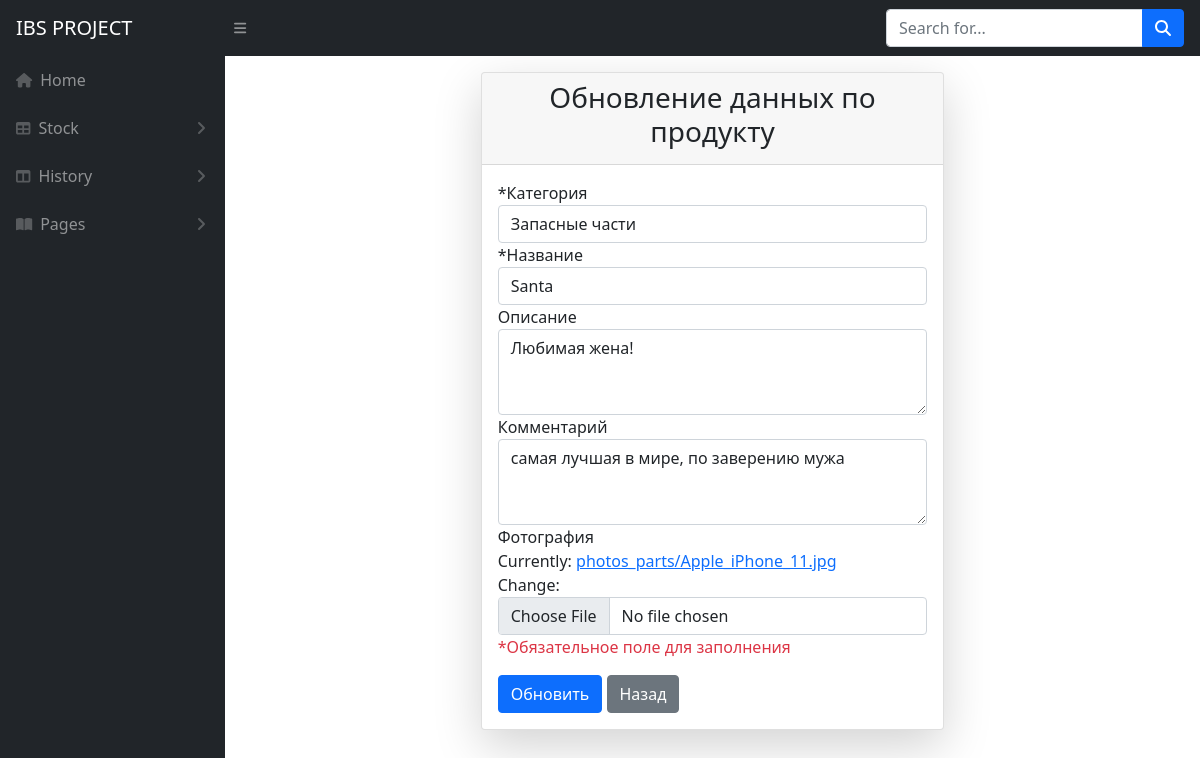
Page /stock/santa/update/ on the committed database.
### mainapp/models.py (models this page shows, shortened)
class Product(models.Model):
    category = models.ForeignKey(AssortmentCategory, verbose_name="Категория", on_delete=models.CASCADE, null=True)
    name = models.CharField(max_length=255, verbose_name="Название", null=False)
    description = models.TextField(max_length=2000, verbose_name="Описание", null=True, blank=True)
    slug = AutoSlugField(populate_from='name', editable=True, always_update=True)
    image = models.ImageField(verbose_name="Фотография", upload_to='photos_parts', default='default.jpg')
    comment = models.TextField(max_length=2000, verbose_name="Описание", null=True, blank=True)
    class Meta:
        verbose_name = 'Product'
        verbose_name_plural = 'Product'

### mainapp/views.py (the view)
# urls.py: path('stock/<str:slug>/update/', views.ProductUpdateView.as_view(), name='product-update'),
class ProductUpdateView(UpdateView):
    model = Product
    template_name = 'update_product.html'
    form_class = ProductForm
    context_object_name = 'product'

### mainapp/forms.py
class ProductForm(ModelForm):
    class Meta:
        model = Product
        fields = ['category', 'name', 'description', 'comment', 'image']
        widgets = {
            'category': Select(attrs={
                'class': 'form-control custom-select'
            }),
            'name': TextInput(attrs={
                'class': 'form-control'
            }),
            'description': Textarea(attrs={
                'class': 'form-control',
                'rows': '3'
            }),
            'comment': Textarea(attrs={
                'class': 'form-control',
                'rows': '3'
            }),
            'image': ClearableFileInput(attrs={
                'class': 'form-control'
            })
        }

### mainapp/models.py (called while the page is built)
    def __str__(self):
        return self.name

### mainapp/templates/update_product.html (shortened to what this page needs)
{% extends 'base_.html' %}
{% block body %}
<div id="layoutSidenav_content">
    <div class="container">
        <div class="row justify-content-center">
            <div class="col-md-6">
                <div class="card shadow-lg border-1 rounded-lg mt-3">
                    <div class="card-header">
                        <h3 class="card-title text-center">Обновление данных по продукту</h3>
                    </div>
                    <form method="post" enctype="multipart/form-data">
                        <div class="card-body" style="display: block;">
                            <div class="form-group">
                                <label for="inputCategory">*Категория</label>
                                <div id="inputCategory">
                                    {{ form.category }}
                                </div>
                            </div>
                            <div class="form-group">
                                <label for="inputName">*Название</label>
                                <div id="inputName">
                                    {{ form.name }}
                                </div>
                            </div>
                            <div class="form-group">
                                <label for="inputDescription">Описание</label>
                                <div id="inputDescription">
                                    {{ form.description }}
                                </div>
                            </div>
                            <div class="form-group">
                                <label for="inputComment">Комментарий</label>
                                <div id="inputComment">
                                    {{ form.comment }}
                                </div>
                            </div>
                            <div class="form-group">
                                <label for="inputPhoto">Фотография</label>
                                <div id="inputPhoto">
                                    {{ form.image }}
                                </div>
                            </div>
                            <p class="text-danger">*Обязательное поле для заполнения</p>
                            <button type="submit" class="btn btn-primary btn-block">Обновить</button>
                            <a class="btn btn-secondary" href="{% url 'product-detail' product.slug %}" role="button">Назад</a>
                        </div>
                    </form>
                </div>
            </div>
        </div>
    </div>
</div>
{% endblock %}

### rows in the picture
Product: category "Запасные части", name "Santa", description "Любимая жена!", comment "самая лучшая в мире, по заверению мужа"
